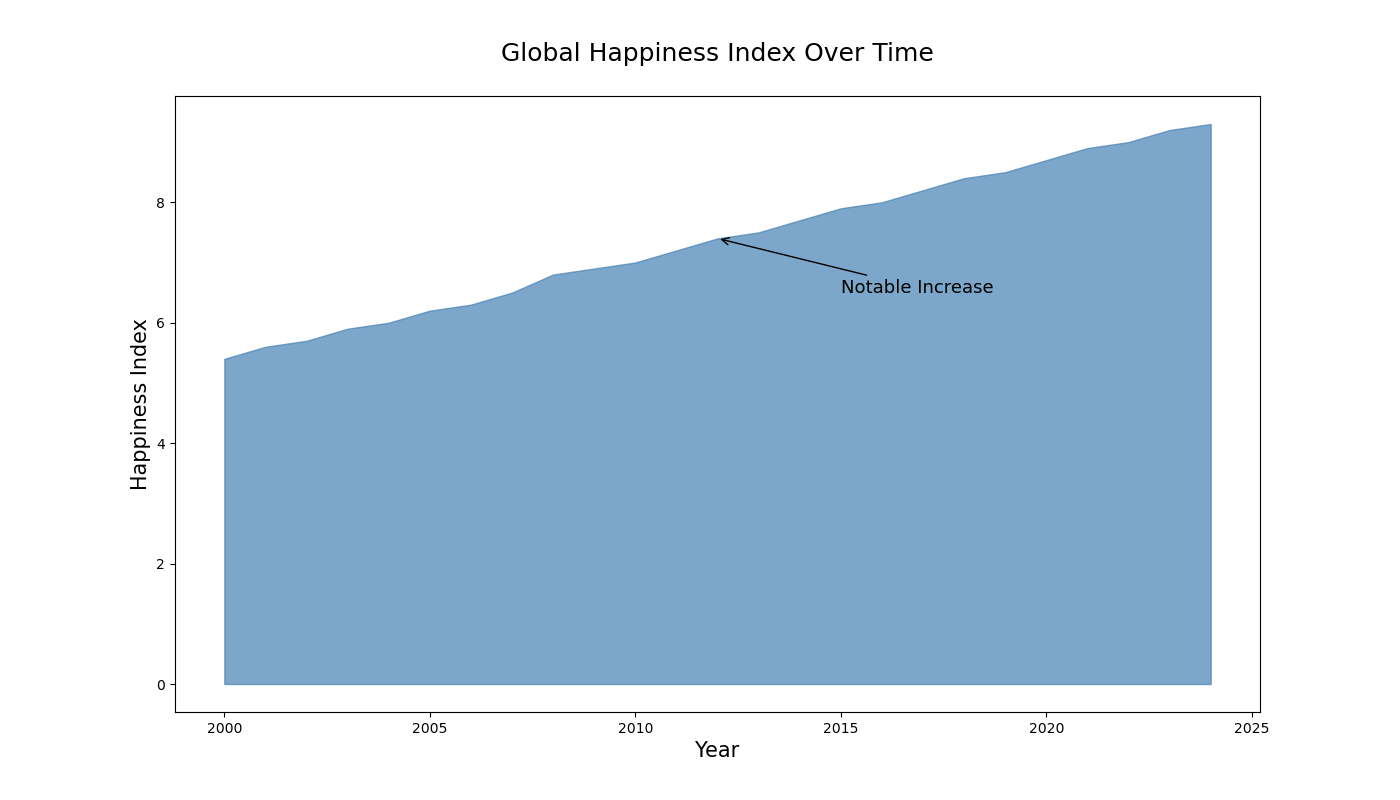

This figure's Python source:

import matplotlib.pyplot as plt

years = [2000, 2001, 2002, 2003, 2004, 2005, 2006, 2007, 2008, 2009, 
         2010, 2011, 2012, 2013, 2014, 2015, 2016, 2017, 2018, 2019, 
         2020, 2021, 2022, 2023, 2024]
happiness_index = [5.4, 5.6, 5.7, 5.9, 6.0, 6.2, 6.3, 6.5, 6.8, 6.9, 
                   7.0, 7.2, 7.4, 7.5, 7.7, 7.9, 8.0, 8.2, 8.4, 8.5, 
                   8.7, 8.9, 9.0, 9.2, 9.3]

plt.figure(figsize=(14, 8))
plt.fill_between(years, happiness_index, color='#4682B4', alpha=0.7)

plt.title('Global Happiness Index Over Time', fontsize=18, pad=25)
plt.xlabel('Year', fontsize=15)
plt.ylabel('Happiness Index', fontsize=15)

plt.annotate('Notable Increase', xy=(2012, 7.4), xytext=(2015, 6.5),
             arrowprops=dict(facecolor='black', arrowstyle='->'),
             fontsize=13)

plt.show()
